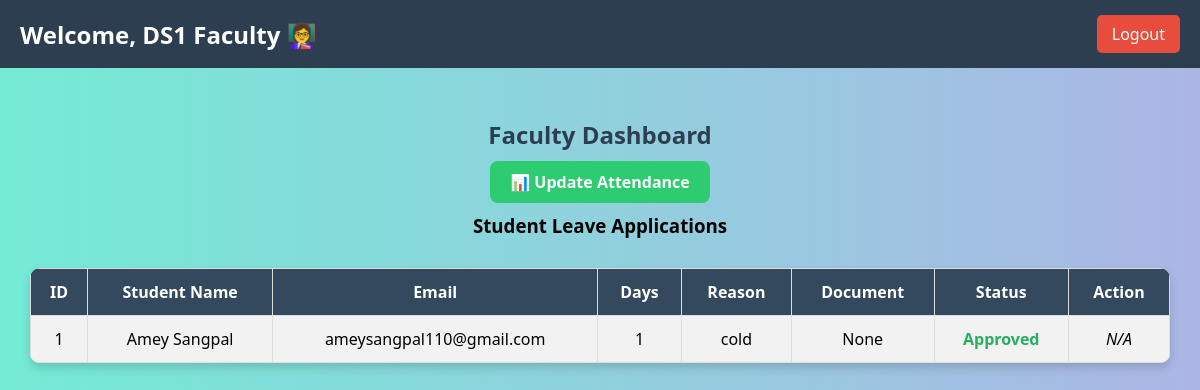
Page /faculty (signed in) on the earlier database version.
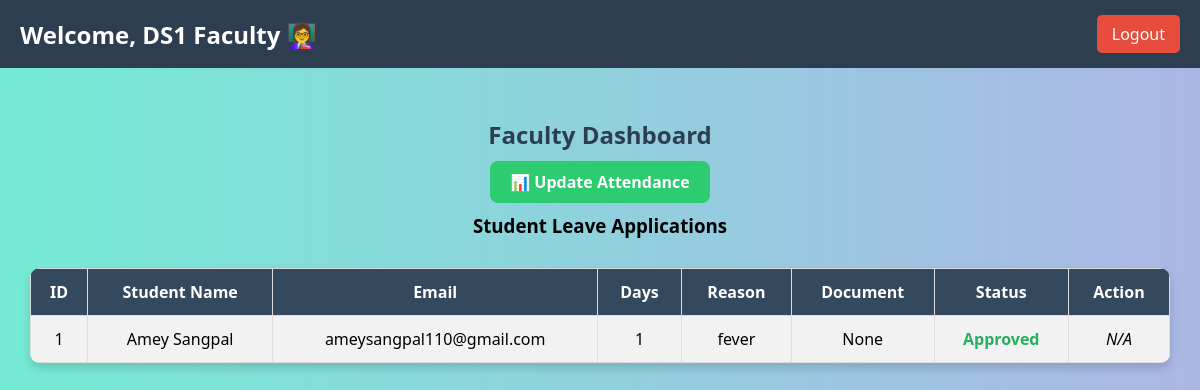
Same page on the later database version.
### app.py (models this page shows)
class Leave(db.Model):
    id = db.Column(db.Integer, primary_key=True)
    student_id = db.Column(db.Integer, db.ForeignKey('user.id', ondelete='CASCADE'), nullable=False)
    name = db.Column(db.String(150), nullable=False)
    email = db.Column(db.String(150), nullable=False)
    days = db.Column(db.Integer, nullable=False)
    reason = db.Column(db.Text, nullable=False)
    document = db.Column(db.String(150), nullable=True)
    status = db.Column(db.String(20), default='Pending')
    approved_by = db.Column(db.String(150), nullable=True)

### app.py (the view, shortened to what this page needs)
@app.route('/faculty', methods=['GET', 'POST'])
def faculty_dashboard():
    if 'role' not in session or session['role'].lower() != 'faculty':
        flash("You are not authorized to view this page.", "error")
        return redirect(url_for('login'))
    leaves = Leave.query.all()
    students = User.query.filter_by(role='student').all()
    return render_template('faculty_dashboard.html', faculty_name=session['name'], leaves=leaves, students=students)

### templates/faculty_dashboard.html (shortened to what this page needs)
<!DOCTYPE html>
<html lang="en">
<head>
</head>
<body>
  <header>
    <h1>Welcome, {{ faculty_name }} 👩‍🏫</h1>
    <a href="{{ url_for('logout') }}">Logout</a>
  </header>
  <div class="container">
    <h2>Faculty Dashboard</h2>
    <div class="link-box">
      <a href="{{ url_for('update_attendance') }}" class="attendance-btn">📊 Update Attendance</a>
    </div>
    <h3 style="text-align:center;">Student Leave Applications</h3>
    <table>
      <tr>
        <th>ID</th>
        <th>Student Name</th>
        <th>Email</th>
        <th>Days</th>
        <th>Reason</th>
        <th>Document</th>
        <th>Status</th>
        <th>Action</th>
      </tr>
      {% for leave in leaves %}
      <tr>
        <td>{{ leave.id }}</td>
        <td>{{ leave.name }}</td>
        <td>{{ leave.email }}</td>
        <td>{{ leave.days }}</td>
        <td>{{ leave.reason }}</td>
        <td>
          {% if leave.document %}
          <a href="{{ url_for('static', filename='uploads/' ~ leave.document) }}" target="_blank">View</a>
          {% else %}
          None
          {% endif %}
        </td>
        <td>
          {% if leave.status == 'Pending' %}
            <span class="status-pending">{{ leave.status }}</span>
          {% elif leave.status == 'Approved' %}
            <span class="status-approved">{{ leave.status }}</span>
          {% else %}
            <span class="status-rejected">{{ leave.status }}</span>
          {% endif %}
        </td>
        <td>
          {% if leave.status == 'Pending' %}
          <form method="POST" class="action-form">
            <input type="hidden" name="leave_id" value="{{ leave.id }}">
            <button type="submit" name="leave_action" value="approve" class="approve-btn">Approve</button>
            <button type="submit" name="leave_action" value="reject" class="reject-btn">Reject</button>
          </form>
          {% else %}
            <em>N/A</em>
          {% endif %}
        </td>
      </tr>
      {% endfor %}
    </table>
  </div>
</body>
</html>

Differences in the rows shown:
changed Leave "Amey Sangpal": reason "cold" → "fever"
